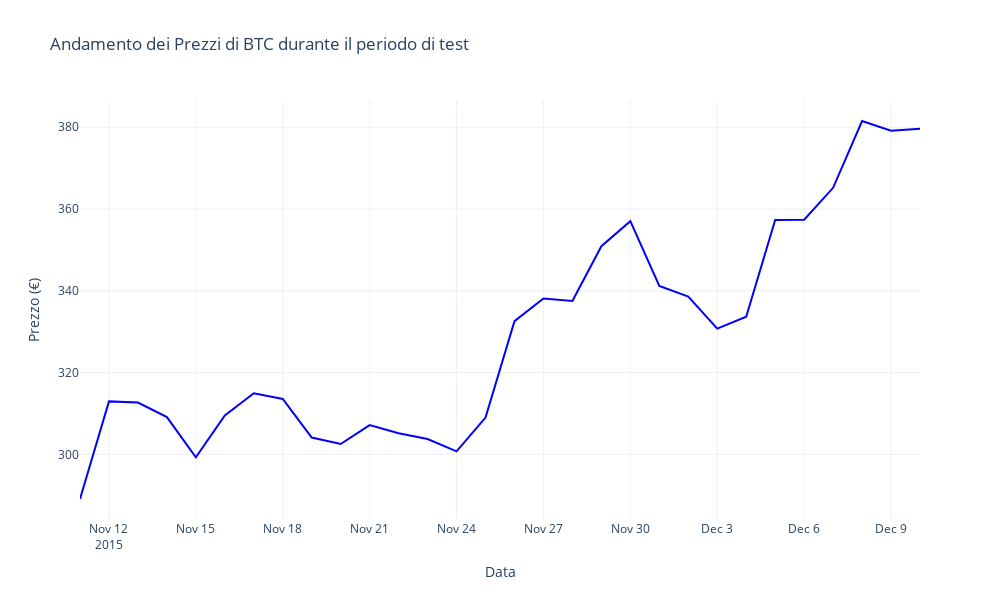

Source (notebook cell):
### Code cell
# Estrai i prezzi e le date dal periodo di test
test_dates = test_env.current_period['Timestamp']  # Assicurati che ci sia una colonna 'Timestamp' nei dati
test_prices = test_env.current_period['Price']

# Crea la figura dell'andamento dei prezzi
fig = go.Figure()

# Aggiungi una linea per l'andamento dei prezzi di test
fig.add_trace(go.Scatter(
    x=test_dates, 
    y=test_prices, 
    mode='lines',
    name='Prezzo BTC',
    line=dict(color='blue', width=2)
))

# Configurazione del layout del grafico
fig.update_layout(
    title="Andamento dei Prezzi di BTC durante il periodo di test",
    xaxis_title="Data",
    yaxis_title="Prezzo (€)",
    template="plotly_white",
    hovermode="x unified",
    width=1000,
    height=600
)

# Mostra il grafico
fig.show()

### Figure 1 — Plotly figure (JSON) as saved in the notebook; plotly's stock layout.template omitted (floating-point values rounded to 4 significant figures)
{"data": [{"line": {"color": "blue", "width": 2}, "mode": "lines", "name": "Prezzo BTC", "type": "scatter", "x": ["2015-11-11T00:00:00", "2015-11-12T00:00:00", "2015-11-13T00:00:00", "2015-11-14T00:00:00", "2015-11-15T00:00:00", "2015-11-16T00:00:00", "2015-11-17T00:00:00", "2015-11-18T00:00:00", "2015-11-19T00:00:00", "2015-11-20T00:00:00", "2015-11-21T00:00:00", "2015-11-22T00:00:00", "2015-11-23T00:00:00", "2015-11-24T00:00:00", "2015-11-25T00:00:00", "2015-11-26T00:00:00", "2015-11-27T00:00:00", "2015-11-28T00:00:00", "2015-11-29T00:00:00", "2015-11-30T00:00:00", "2015-12-01T00:00:00", "2015-12-02T00:00:00", "2015-12-03T00:00:00", "2015-12-04T00:00:00", "2015-12-05T00:00:00", "2015-12-06T00:00:00", "2015-12-07T00:00:00", "2015-12-08T00:00:00", "2015-12-09T00:00:00", "2015-12-10T00:00:00"], "y": [289.1, 313.0, 312.7, 309.1, 299.3, 309.5, 314.9, 313.6, 304.1, 302.5, 307.1, 305.2, 303.8, 300.7, 309.0, 332.6, 338.1, 337.5, 350.9, 357.0, 341.2, 338.6, 330.7, 333.7, 357.3, 357.4, 365.2, 381.5, 379.2, 379.6]}], "layout": {"height": 600, "hovermode": "x unified", "title": {"text": "Andamento dei Prezzi di BTC durante il periodo di test"}, "width": 1000, "xaxis": {"title": {"text": "Data"}}, "yaxis": {"title": {"text": "Prezzo (€)"}}}}
